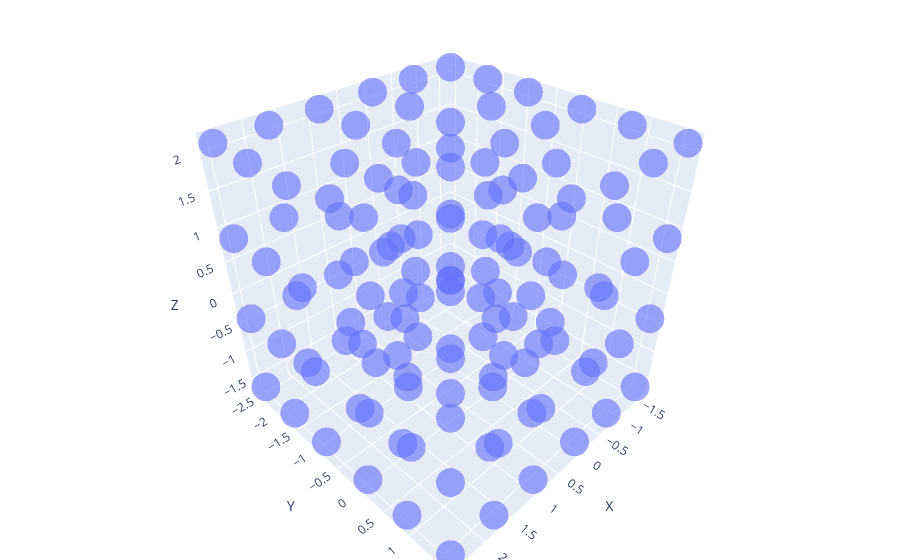

The notebook cell this image was saved under:
### Code cell
# @title
x = positions[0][:, 0]
y = positions[0][:, 1]
z = positions[0][:, 2]

fig = go.Figure(
    data=[
        go.Scatter3d(
            x=x,
            y=y,
            z=z,
            mode='markers',
            marker=dict(
                size=10,
                opacity=0.6
            )
        )
    ]
)


# # Special points (example: indices you want to highlight)
# highlight_idx = [0, 4, 7, 9, 10, 13, 14, 21, 26]

# fig.add_trace(
#     go.Scatter3d(
#         x=positions[highlight_idx, 0],
#         y=positions[highlight_idx, 1],
#         z=positions[highlight_idx, 2],
#         mode='markers',
#         marker=dict(size=14, color='red'),
#         name='Highlighted'
#     )
# )

fig.update_layout(
    scene=dict(
        # xaxis=dict(range=[-L/2, L/2]),
        # yaxis=dict(range=[-L/2, L/2]),
        # zaxis=dict(range=[-L/2, L/2]),
        xaxis_title='X',
        yaxis_title='Y',
        zaxis_title='Z',
        aspectmode='cube'
    ),
    margin=dict(l=0, r=0, b=0, t=0)
)

fig.show()
fig.write_html("wigner_crystal_bcc_128_particles.html")
